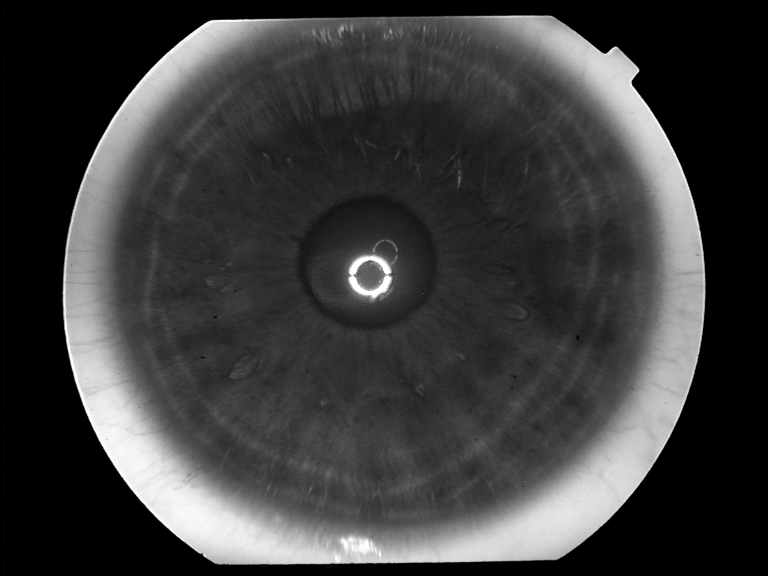
#> input picture image.png, 768 x 576 px
$ python -i iris_processing.py   (imports and definitions only)
#> lines starting #> are read from the running program, lines starting #| are printed output that depends on the picture; after the words box and inside, x2 and y2 are one past the last pixel; in counts of white or black regions, pixels touching at a corner belong together
#> further down, picture is the input picture: shape (576, 768, 3); min 0, max 255, mean 60.2
'''
Proyecto curso Procesamiento Digital de Imágenes
Andrés Felipe Isaza Arboleda
Estefany Muriel Cano
Facultad de Ingeniería
UdeA 2019-2
'''


'''
Importanción de librerías
    OpenCV: Se utiliza para todo el tratamiento de las imagenes
    Numpy: Es una librería de estructuras de datos n-dimensinales, se utiliza como auxiliar para OpenCV
'''

import cv2
import numpy as np
import utils as util
import copy


'''
El método get_pupil se encarga de dibujar el contorno de la pupila
del ojo ingresado
'''

def get_pupil(frame):
    dimensions = frame.shape
#> dimensions = (576, 768, 3)
    gray = cv2.cvtColor(frame, cv2.COLOR_BGR2GRAY) #Se pasa a escala de grises
    _, thresh = cv2.threshold(gray, 45, 80, cv2.THRESH_BINARY) #Se define un umbral para obtener la máscara
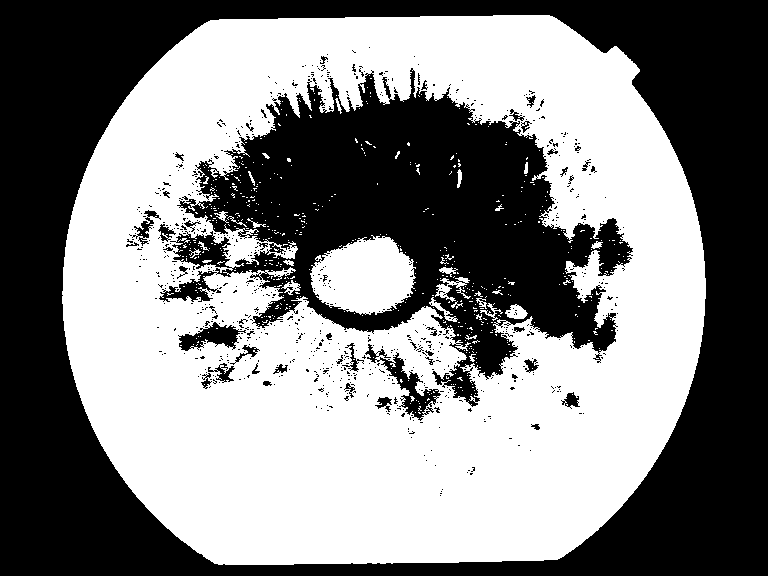
#> thresh: shape (576, 768); values 0 (black) and 80 (white), 51.7% white; 781 black regions (739 under 20 px)
    contours, _ = cv2.findContours(
        thresh, cv2.RETR_TREE, cv2.CHAIN_APPROX_NONE) #Con base en la marcara se buscan los contornos
#> contours = 1813 contours, 1719 with area under 20; largest, box (x1, y1, x2, y2) and area: (62, 15, 706, 565) 302490, (176, 67, 634, 408) 76424, (310, 235, 416, 315) 5938, (171, 230, 233, 270) 1518, (379, 352, 442, 422) 1383
    for i in contours: #Este ciclo se encarga de iterar entre los contornos ingresados y dibujar los contornos en la imagen
        moments = cv2.moments(i)
        area = moments['m00']
        if ((area > 7000) & (area < 30000)): #Se encarga de evaluar donde está la información de la pupila del ojo obtenida de la máscara
            x = moments['m10']/area
            y = moments['m10']/area
            centroid = (int(x), int(y)) #Se define el centro (x,y) de la pupila con base en el area
            cv2.drawContours(gray, i, -1, (0, 255, 0), 3) #dibuja el contorno sobre la imagen
#> this loop made 1813 passes
#> area on passes 1, 24, 53: 302490, 43.5, 28
    return (gray) #Retorna el ojo en escala de grises con el borde de la pupila marcado.


'''
get_circles es una función auxiliar que nos permite usar la función de HoughCircles
para obtener el borde externo del iris
'''
def get_circles(image):
    i = 80
    output = image.copy()
    circles = cv2.HoughCircles(image, cv2.HOUGH_GRADIENT, 1,
                               0.01, param1=250, param2=60, minRadius=0, maxRadius=0) #Se obtienen los circulos de la imagen usando la transformada de Hough
    detected_circles = np.uint16(np.around(circles))
    for (x, y, r) in detected_circles[0, :]: #Se dibujan los circulos obtenidos en la imagen (el borde del iris)
        cv2.circle(output, (x, y), r, (0, 255, 0), 3)
        cv2.circle(output, (x, y), 2, (0, 255, 255), 3)
    return

'''
get_iris se encarga de delimitar los bordes internos y externos del iris
y dibujarlos en la imagen
'''
def get_iris(frame):
    gray = cv2.Canny(frame, 350, 5) #Se utiliza el operador Canny para dibujar deterctar bordes de la imagen
    gray = cv2.GaussianBlur(gray, (3, 3), cv2.BORDER_ISOLATED) #Se realiza un difuminado para rellenar imperfecciones pequeñas en la imagen
    get_circles(gray) # Se llama get_circles para dibujar los bordes
    radius = 72 #Se calcula el radio interior del ojo
    mask = cv2.circle(frame, (384, 281), radius, (255, 255, 255), cv2.FILLED) #Se dibuja el circulo del radio interior del ojo puila(en la imagen)
    mask = cv2.bitwise_not(mask)
    return (mask) #Se retorna la image con el iris preprocesado

'''
Esta función se encarga de hacer la transformación del iris de coordenadas cartesianas
a polares.
'''
def transform_polar2cartesian(image):
    height, width = image.shape
    c = (float(768/2.0), float(562/2.0)) #Se define el centroide que se usa como referencia para la transformación
    imgRes = cv2.warpPolar(image, (height, width), c, 260, #Se realiza el cambio de coordenadas
                           cv2.INTER_LINEAR+cv2.WARP_POLAR_LOG)
    imgRes = cv2.addWeighted(imgRes, 1.3, np.zeros(
        imgRes.shape, imgRes.dtype), 0, 0) #Se crea una imagen nueva con la transformación realizada
    return (imgRes) #Se retorna la imagen en coordenadas cartesianas

>>> import cv2
>>> picture = cv2.imread('image.png')
>>> result = get_pupil(picture)

$ run again, on 005R_2.png
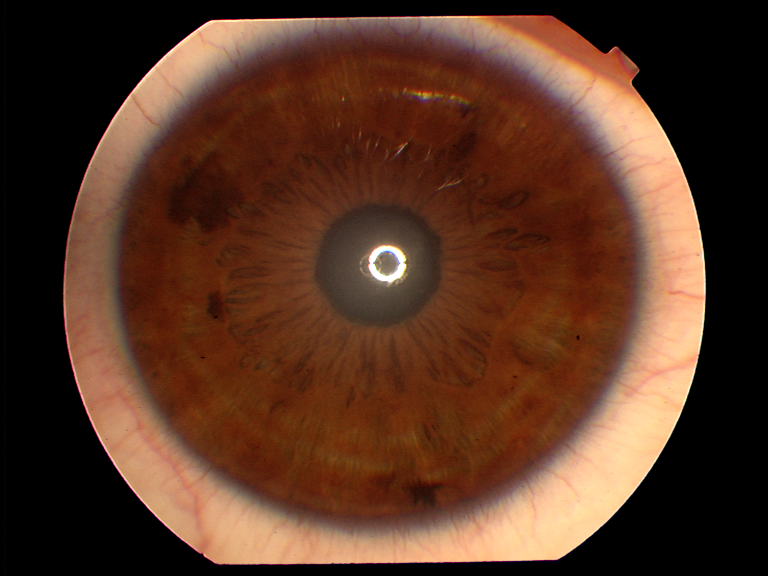
#> input picture 005R_2.png, 768 x 576 px
#> picture is the input picture: shape (576, 768, 3); mean B, G, R 35.7, 52.9, 87.5
#> in get_pupil, `gray = cv2.cvtColor(frame, cv2.COLOR_BGR2GRAY)`:
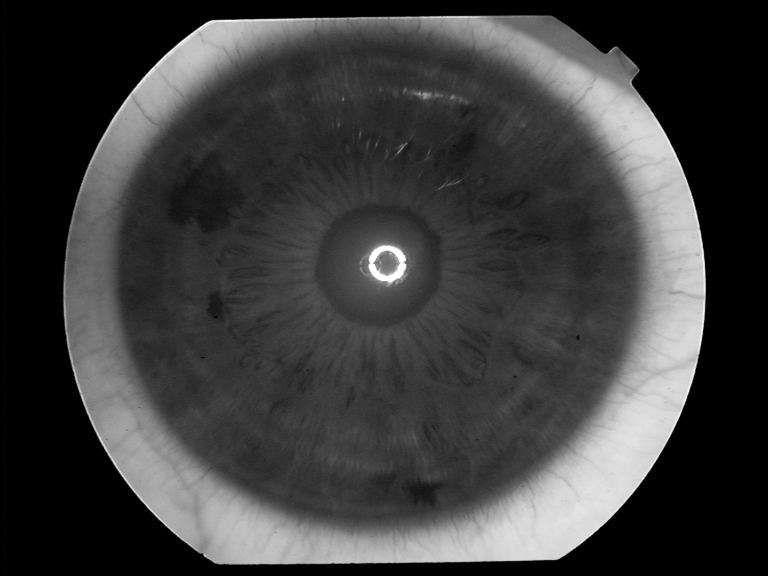
#> gray: shape (576, 768); min 0, max 255, mean 61.3
#> in get_pupil, `_, thresh = cv2.threshold(gray, 45, 80, cv2.THRESH_BINARY)`:
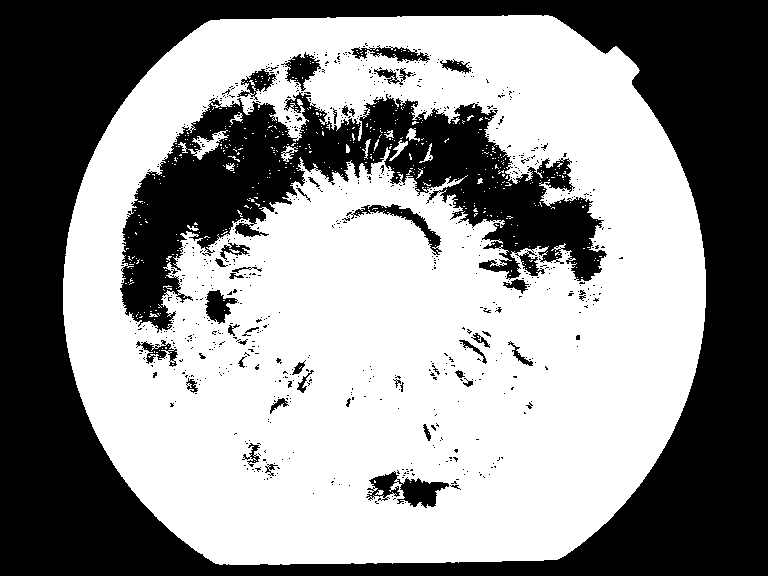
#> thresh: shape (576, 768); values 0 (black) and 80 (white), 56.9% white; 754 black regions (710 under 20 px)
#> contours = 1695 contours, 1610 with area under 20; largest, box (x1, y1, x2, y2) and area: (63, 15, 706, 565) 302359, (119, 91, 608, 334) 45222, (396, 477, 450, 509) 996, (352, 203, 443, 256) 990, (284, 51, 322, 92) 785
#> the loop in get_pupil, `for i in contours:` made 1695 passes
#> area on passes 1, 24, 34: 302359, 30, 996
